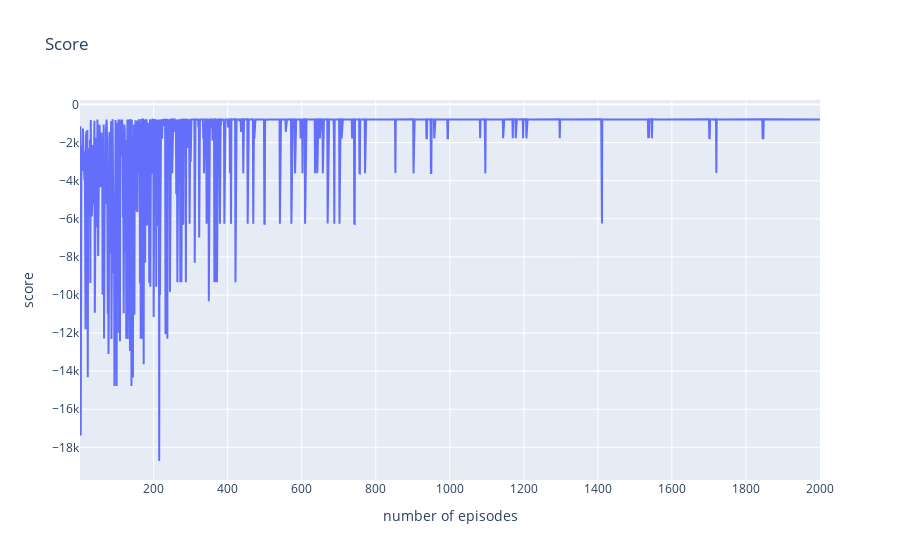

Write notebook code for a chart like this one.
### Code cell
fig2 = go.Figure(data = 
                    [go.Scatter(x=list(range(1, n_episodes+1)),
                            y=scores)]
)
fig2.update_layout(title_text='Score')
fig2.update_xaxes(title_text='number of episodes')
fig2.update_yaxes(title_text='score')

fig2.show()

### Figure 1 — Plotly figure (JSON) as saved in the notebook; plotly's stock layout.template omitted (floating-point values rounded to 4 significant figures; data arrays with more than 128 entries replaced by an {"elided": "..."} marker saying what was removed)
{"data": [{"type": "scatter", "x": {"elided": "2000 int values"}, "y": {"elided": "4000 float values"}}], "layout": {"title": {"text": "Score"}, "xaxis": {"title": {"text": "number of episodes"}}, "yaxis": {"title": {"text": "score"}}}}
